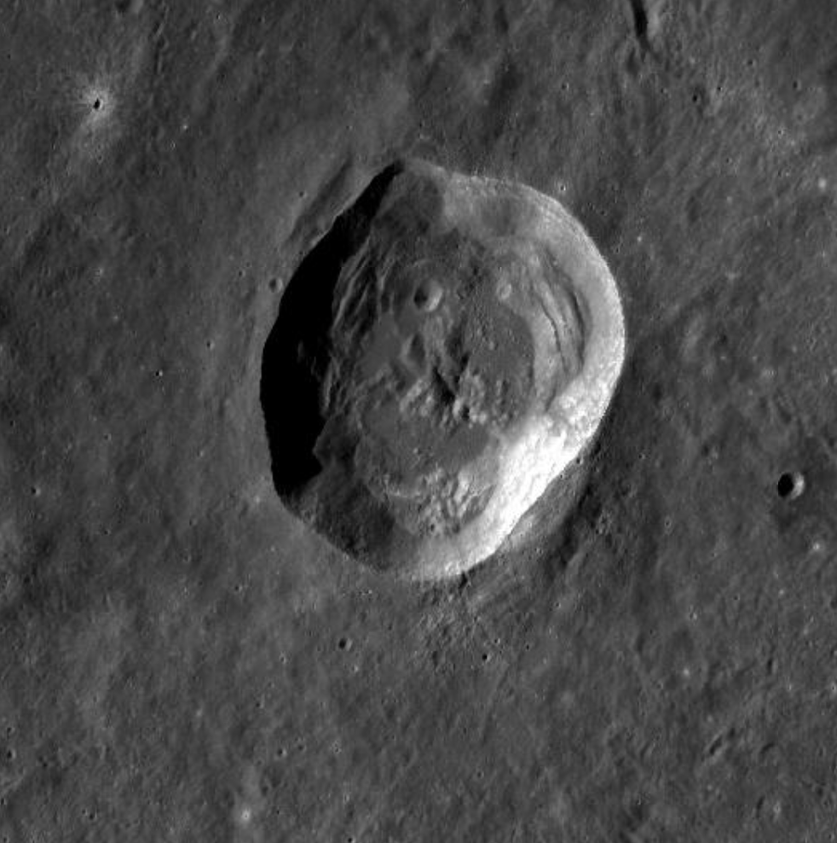
#> input picture moon_images/-10.985,29.739.png, 837 x 843 px, shrunk from 982 x 988 before the run; its folder holds only this picture in this run
$ python shadow_detector.py
#> lines starting #> are read from the running program, lines starting #| are printed output that depends on the picture; after the words box and inside, x2 and y2 are one past the last pixel; in counts of white or black regions, pixels touching at a corner belong together
import cv2
import numpy as np
import os
import matplotlib.pyplot as plt # Still useful for optional display of one image

def process_image_for_shadows(image_path,
                             method="adaptive",  # 'otsu', 'adaptive', or 'canny'
                             enhance_contrast=True,
                             dark_shadow_percentage=10,  # For darkness-based method
                             adaptive_block_size=51,  # For adaptive method
                             adaptive_constant=5,  # For adaptive method
                             apply_morphology=True,
                             morph_operation="close",  # 'open', 'close', 'dilate', 'erode'
                             morph_kernel_size=5,
                             morph_iterations=1):
    """
    Advanced shadow detection in crater images using various methods.

    Args:
        image_path (str): The path to the image file.
        method (str): Detection method ('otsu', 'adaptive', or 'canny')
        enhance_contrast (bool): Whether to enhance image contrast before thresholding
        dark_shadow_percentage (int): Percentage of darkest pixels to use as shadows (1-20 recommended)
        adaptive_block_size (int): Block size for adaptive thresholding (must be odd)
        adaptive_constant (int): Constant subtracted from mean in adaptive thresholding
        apply_morphology (bool): Whether to apply morphological operations to refine the mask
        morph_operation (str): Type of morphology operation ('open', 'close', 'dilate', 'erode')
        morph_kernel_size (int): Size of morphology kernel (must be odd)
        morph_iterations (int): Number of times to apply morphology operation

    Returns:
        A tuple (original_image_rgb, gray_image, shadow_mask, threshold_value, adaptive_threshold_value)
        or (None, None, None, None, None) if loading fails.
        The shadow_mask will have shadows as white (255) and background as black (0).
    """
#> called with image_path = 'moon_images/-10.985,29.739.png', method = 'canny', enhance_contrast = True, dark_shadow_percentage = 10, adaptive_block_size = 31, adaptive_constant = 3, apply_morphology = True, morph_operation = 'dilate'
    original_image_bgr = cv2.imread(image_path)
#> original_image_bgr is the input picture: shape (843, 837, 3); mean B, G, R 71.9, 71.9, 72

    if original_image_bgr is None:
        print(f"Warning: Could not read image at {image_path}")
        return None, None, None, None, None

    # Convert to grayscale
    gray_image = cv2.cvtColor(original_image_bgr, cv2.COLOR_BGR2GRAY)

    # Store the original for comparison
    gray_original = gray_image.copy()

    # Enhance contrast if requested
    if enhance_contrast:
        # CLAHE (Contrast Limited Adaptive Histogram Equalization)
        clahe = cv2.createCLAHE(clipLimit=2.0, tileGridSize=(8,8))
        gray_image = clahe.apply(gray_image)
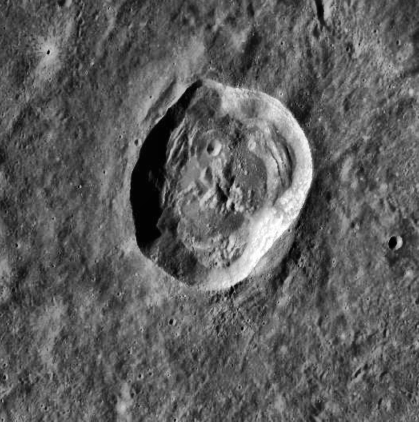
#> gray_image: shape (843, 837) (shown at 1/2 size); min 1, max 255, mean 92.9

    # Apply Gaussian blur to reduce noise
    gray_image = cv2.GaussianBlur(gray_image, (5, 5), 0)

    # Get Otsu threshold (mostly for reference/comparison)
    otsu_thresh_val, _ = cv2.threshold(gray_image, 0, 255, cv2.THRESH_BINARY_INV + cv2.THRESH_OTSU)
#> otsu_thresh_val = 102

    # Method 1: Basic Otsu thresholding
    if method == "otsu":
        _, shadow_mask = cv2.threshold(gray_image, 0, 255, cv2.THRESH_BINARY_INV + cv2.THRESH_OTSU)
        adaptive_thresh_val = otsu_thresh_val

    # Method 2: Adaptive thresholding (usually better for uneven lighting)
    elif method == "adaptive":
        # Ensure block size is odd
        if adaptive_block_size % 2 == 0:
            adaptive_block_size += 1

        shadow_mask = cv2.adaptiveThreshold(
            gray_image,
            255,
            cv2.ADAPTIVE_THRESH_GAUSSIAN_C,
            cv2.THRESH_BINARY_INV,
            adaptive_block_size,
            adaptive_constant
        )
        adaptive_thresh_val = adaptive_constant  # Not the actual threshold, just for reference

    # Method 3: Percentage-based dark pixel detection
    elif method == "darkness":
        # Sort pixels by intensity and take the darkest n%
        flat_gray = gray_image.flatten()
        threshold_index = int(len(flat_gray) * dark_shadow_percentage / 100)
        sorted_pixels = np.sort(flat_gray)
        if threshold_index >= len(sorted_pixels):
            threshold_index = len(sorted_pixels) - 1
        adaptive_thresh_val = sorted_pixels[threshold_index]

        _, shadow_mask = cv2.threshold(gray_image, adaptive_thresh_val, 255, cv2.THRESH_BINARY_INV)

    # Method 4: Edge detection (Canny) - useful for detecting shadow boundaries
    elif method == "canny":
        # Auto-calculate thresholds based on median of the image
        median_val = np.median(gray_image)
#> median_val = 89
        lower = int(max(0, (1.0 - 0.33) * median_val))
#> lower = 59
        upper = int(min(255, (1.0 + 0.33) * median_val))
#> upper = 118

        edges = cv2.Canny(gray_image, lower, upper)
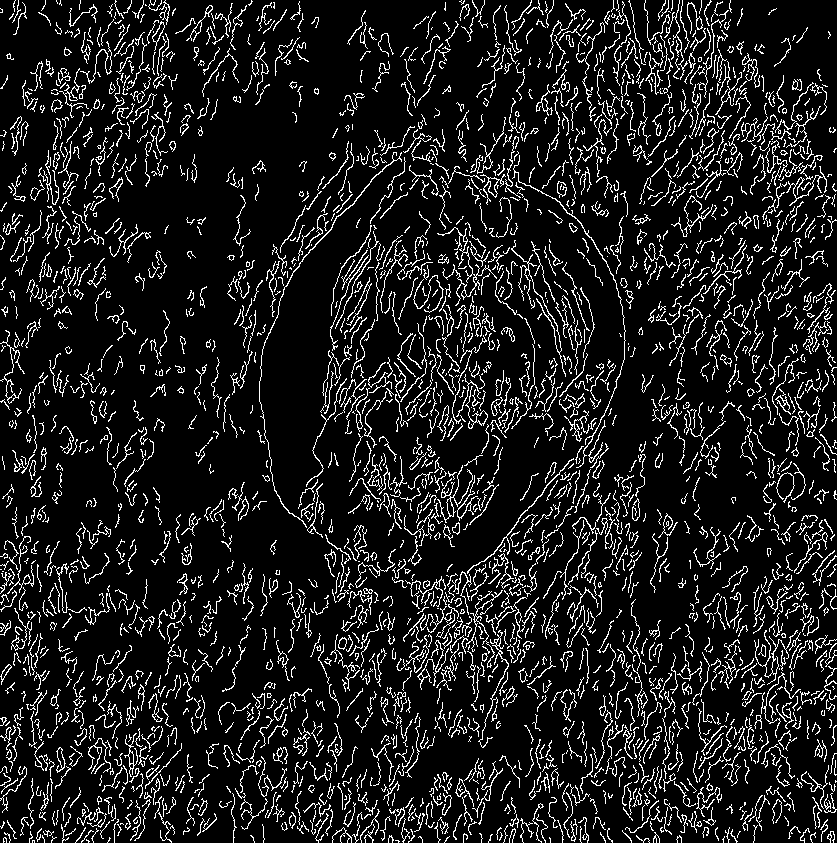
#> edges: shape (843, 837); 11.4% white in thin lines or dots
        # Dilate edges to connect components
        kernel = np.ones((3,3), np.uint8)
        dilated_edges = cv2.dilate(edges, kernel, iterations=2)
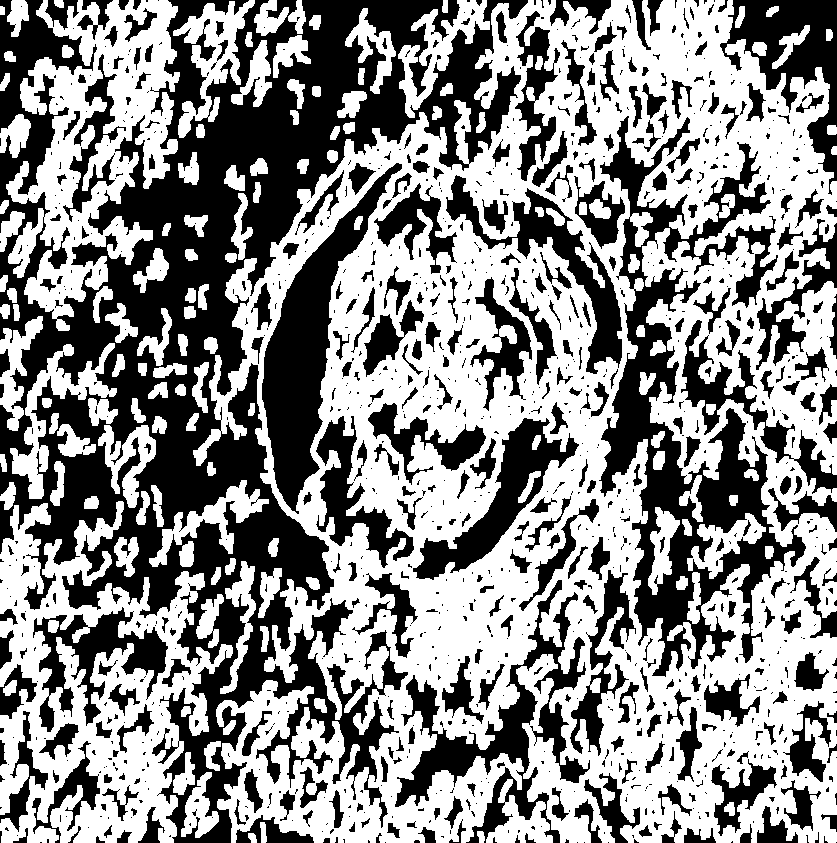
#> dilated_edges: shape (843, 837); 54.7% white; 1126 black regions (759 under 20 px)

        # Find contours and fill them
        contours, _ = cv2.findContours(dilated_edges, cv2.RETR_EXTERNAL, cv2.CHAIN_APPROX_SIMPLE)
#> contours = 110 contours; largest, box (x1, y1, x2, y2) and area: (193, 0, 837, 843) 397380, (0, 501, 233, 843) 43862, (6, 0, 180, 331) 28910, (173, 0, 255, 138) 3750, (10, 343, 117, 499) 3513
        shadow_mask = np.zeros_like(gray_image)
        for contour in contours:
            # Filter by contour area if needed
            area = cv2.contourArea(contour)
            if area > 100:  # Minimum area threshold
                cv2.drawContours(shadow_mask, [contour], 0, 255, -1)  # -1 means fill
#> this loop made 110 passes
#> area on passes 1 to 8: 54, 58.5, 90, 1678.5, 1137, 433.5, 243, 96
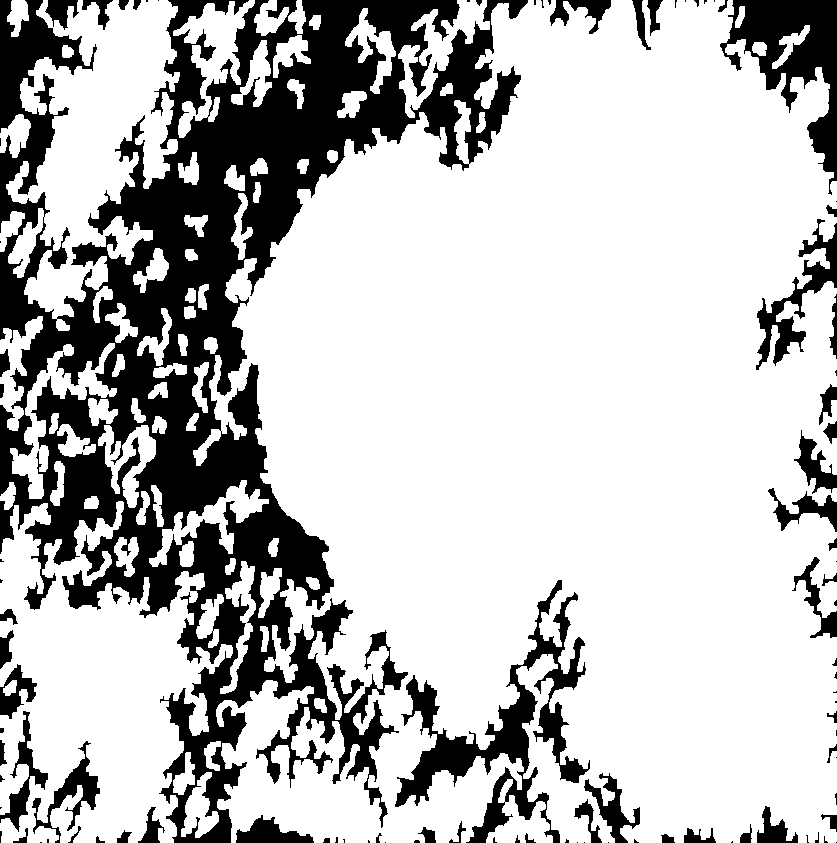
#> shadow_mask: shape (843, 837); 74.4% white; 99 black regions (46 under 20 px), largest, box (x1, y1, x2, y2) and area: (0, 0, 528, 843) 140312, (395, 580, 590, 843) 11861, (720, 0, 837, 195) 8649

        adaptive_thresh_val = 0  # Not applicable for this method

    else:  # Default to adaptive if invalid method
        print(f"Warning: Unknown method '{method}'. Using adaptive thresholding.")
        if adaptive_block_size % 2 == 0:
            adaptive_block_size += 1
        shadow_mask = cv2.adaptiveThreshold(
            gray_image, 255, cv2.ADAPTIVE_THRESH_GAUSSIAN_C,
            cv2.THRESH_BINARY_INV, adaptive_block_size, adaptive_constant
        )
        adaptive_thresh_val = adaptive_constant

    # Apply morphological operations if requested
    if apply_morphology:
        if morph_kernel_size % 2 == 0:
            morph_kernel_size += 1  # Ensure odd size

        kernel = np.ones((morph_kernel_size, morph_kernel_size), np.uint8)

        if morph_operation == "close":
            # Close operation fills small holes inside foreground objects
            shadow_mask = cv2.morphologyEx(shadow_mask, cv2.MORPH_CLOSE, kernel, iterations=morph_iterations)
        elif morph_operation == "open":
            # Open operation removes small noise
            shadow_mask = cv2.morphologyEx(shadow_mask, cv2.MORPH_OPEN, kernel, iterations=morph_iterations)
        elif morph_operation == "dilate":
            # Dilate expands white regions
            shadow_mask = cv2.dilate(shadow_mask, kernel, iterations=morph_iterations)
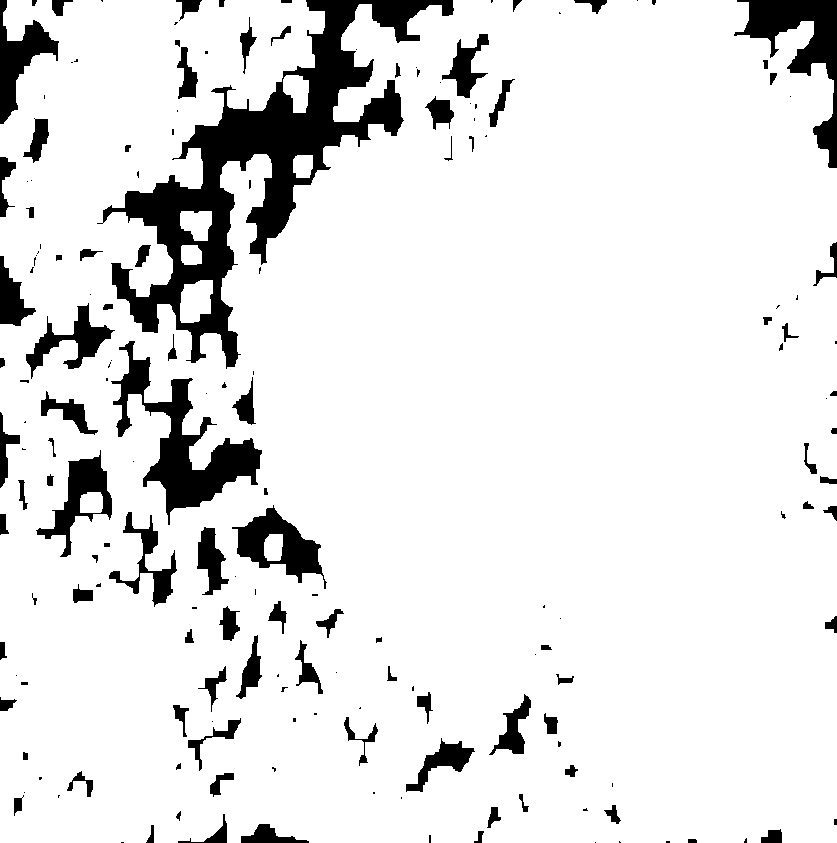
#> shadow_mask: shape (843, 837); 89.4% white; 179 black regions (79 under 20 px), largest, box (x1, y1, x2, y2) and area: (97, 0, 454, 369) 29030, (111, 341, 262, 525) 7716, (734, 0, 837, 168) 5305
        elif morph_operation == "erode":
            # Erode shrinks white regions
            shadow_mask = cv2.erode(shadow_mask, kernel, iterations=morph_iterations)

    # Convert original to RGB for display
    original_image_rgb = cv2.cvtColor(original_image_bgr, cv2.COLOR_BGR2RGB)

    return original_image_rgb, gray_original, shadow_mask, otsu_thresh_val, adaptive_thresh_val

def main():
    input_folder = "moon_images"
    # Changed output folder name to reflect new method
    output_folder = "moon_shadow_masks_adaptive"

    # --- Parameters ---
    # Choose the detection method:
    # 'adaptive': Uses adaptive thresholding (best for uneven lighting)
    # 'otsu': Uses Otsu's method (simpler but less effective for shadows)
    # 'darkness': Uses percentage of darkest pixels
    # 'canny': Uses edge detection and contour filling
    DETECTION_METHOD = "canny"

    # Enhance contrast before processing
    ENHANCE_CONTRAST = True

    # Parameters for adaptive thresholding
    ADAPTIVE_BLOCK_SIZE = 31  # Must be odd, larger values detect larger shadow regions
    ADAPTIVE_CONSTANT = 3     # Smaller values detect more shadows

    # Parameters for darkness-based method
    DARK_SHADOW_PERCENTAGE = 10  # Percentage of darkest pixels to consider as shadows

    # Apply morphological operations to clean up the mask
    APPLY_MORPHOLOGY = True
    MORPH_OPERATION = "dilate"   # 'dilate' expands shadow regions to connect nearby areas
    MORPH_KERNEL_SIZE = 5       # Size of the morphological kernel
    MORPH_ITERATIONS = 2        # Number of times to apply the operation
    # --- End Parameters ---

    if not os.path.isdir(input_folder):
        print(f"Error: Input folder '{input_folder}' not found.")
        return

    os.makedirs(output_folder, exist_ok=True)
    print(f"Output will be saved to '{output_folder}'.")
    print(f"Detection method: {DETECTION_METHOD}")
    if APPLY_MORPHOLOGY:
        print(f"Morphological {MORPH_OPERATION} will be applied with kernel={MORPH_KERNEL_SIZE}x{MORPH_KERNEL_SIZE}, iterations={MORPH_ITERATIONS}")
    else:
        print("Morphological post-processing is disabled.")

    processed_files_count = 0
    image_files = [f for f in os.listdir(input_folder) if os.path.isfile(os.path.join(input_folder, f))]

    if not image_files:
        print(f"No files found in '{input_folder}'.")
        return

    print(f"Found {len(image_files)} files in '{input_folder}'. Attempting to process images...")

    for filename in image_files:
        image_path = os.path.join(input_folder, filename)

        if filename.lower().endswith(('.png', '.jpg', '.jpeg', '.tif', '.tiff', '.bmp')):
            print(f"\nProcessing: {filename}...")

            original_image, gray_image, final_shadow_mask, otsu_t, adaptive_t = process_image_for_shadows(
                image_path,
                method=DETECTION_METHOD,
                enhance_contrast=ENHANCE_CONTRAST,
                dark_shadow_percentage=DARK_SHADOW_PERCENTAGE,
                adaptive_block_size=ADAPTIVE_BLOCK_SIZE,
                adaptive_constant=ADAPTIVE_CONSTANT,
                apply_morphology=APPLY_MORPHOLOGY,
                morph_operation=MORPH_OPERATION,
                morph_kernel_size=MORPH_KERNEL_SIZE,
                morph_iterations=MORPH_ITERATIONS
            )
#> otsu_t = 102; adaptive_t = 0

            if final_shadow_mask is not None:
                base, ext = os.path.splitext(filename)
                method_tag = f"_{DETECTION_METHOD}"
                morph_tag = f"_{MORPH_OPERATION}" if APPLY_MORPHOLOGY else ""
                output_filename = f"{base}_shadow_mask{method_tag}{morph_tag}{ext}"
                output_path = os.path.join(output_folder, output_filename)

                try:
                    cv2.imwrite(output_path, final_shadow_mask)
                    print(f"Successfully saved shadow mask to: {output_path}")
                    processed_files_count += 1

                    if processed_files_count == 2: # Display only the first one
                        plt.figure(figsize=(20, 5))

                        plt.subplot(1, 4, 1)
                        plt.imshow(original_image)
                        plt.title('Original Image')
                        plt.axis('off')

                        plt.subplot(1, 4, 2)
                        plt.imshow(gray_image, cmap='gray')
                        plt.title('Grayscale Image')
                        plt.axis('off')

                        # Show mask using Otsu's method for comparison
                        _, _, otsu_mask_for_display, _, _ = process_image_for_shadows(
                            image_path, method="otsu", enhance_contrast=False,
                            apply_morphology=False
                        )
                        if otsu_mask_for_display is not None:
                            plt.subplot(1, 4, 3)
                            plt.imshow(otsu_mask_for_display, cmap='gray')
                            plt.title(f"Otsu Mask (Thresh: {otsu_t:.0f})")
                            plt.axis('off')

                        plt.subplot(1, 4, 4)
                        plt.imshow(final_shadow_mask, cmap='gray')

                        if DETECTION_METHOD == "adaptive":
                            title = f"Adaptive Mask (B:{ADAPTIVE_BLOCK_SIZE}, C:{ADAPTIVE_CONSTANT})"
                        elif DETECTION_METHOD == "darkness":
                            title = f"Darkness Mask ({DARK_SHADOW_PERCENTAGE}% darkest)"
                        elif DETECTION_METHOD == "canny":
                            title = "Edge-based Mask"
                        else:
                            title = f"Final Mask (Method: {DETECTION_METHOD})"

                        if APPLY_MORPHOLOGY:
                            title += f" + {MORPH_OPERATION.capitalize()}"

                        plt.title(title)
                        plt.axis('off')

                        plt.suptitle(f'Example: {filename}', fontsize=16)
                        plt.tight_layout(rect=[0, 0, 1, 0.95])
                        plt.show()

                except Exception as e:
                    print(f"Error saving shadow mask for {filename}: {e}")
            else:
                print(f"Skipping {filename} due to processing error.")
        else:
            print(f"Skipping non-image file: {filename}")

    print(f"\nFinished processing. {processed_files_count} shadow masks saved in '{output_folder}'.")

if __name__ == '__main__':
    main()

$ run again, on moon_images/-17.3, 51.61.png
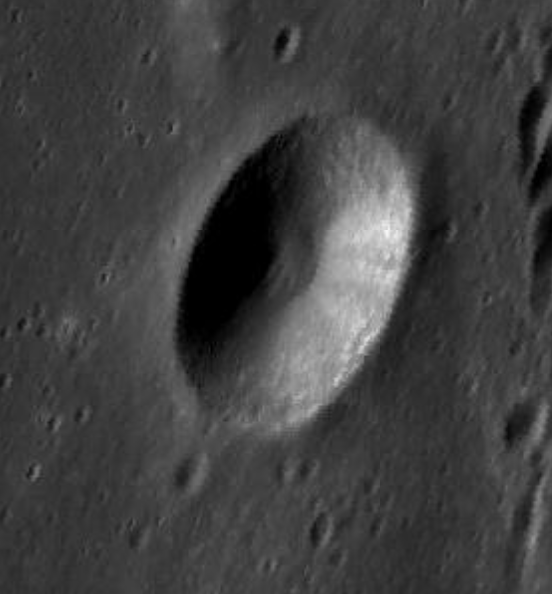
#> input picture moon_images/-17.3, 51.61.png, 552 x 594 px
#> in process_image_for_shadows, original_image_bgr is the input picture: shape (594, 552, 3); mean B, G, R 64.7, 64.7, 64.7
#> otsu_thresh_val = 101
#> median_val = 77
#> lower = 51
#> upper = 102
#> in process_image_for_shadows, `edges = cv2.Canny(gray_image, lower, upper)`:
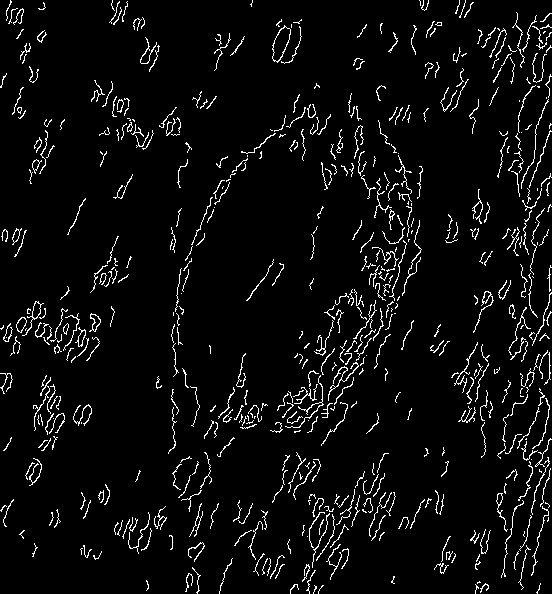
#> edges: shape (594, 552); 5% white in thin lines or dots
#> dilated_edges: shape (594, 552); 26.6% white; 124 white regions
#> contours = 124 contours; largest, box (x1, y1, x2, y2) and area: (268, 91, 424, 448) 15485, (475, 10, 552, 364) 10007, (494, 348, 552, 592) 7377, (288, 451, 398, 594) 5600, (169, 92, 333, 429) 3951
#> the loop in process_image_for_shadows, `for contour in contours:` made 124 passes
#> area on passes 1 to 8: 64.5, 202.5, 74, 66.5, 363, 214, 262.5, 98.5
#> in process_image_for_shadows, `shadow_mask = cv2.dilate(shadow_mask, kernel, iterations=morph_iterati..`:
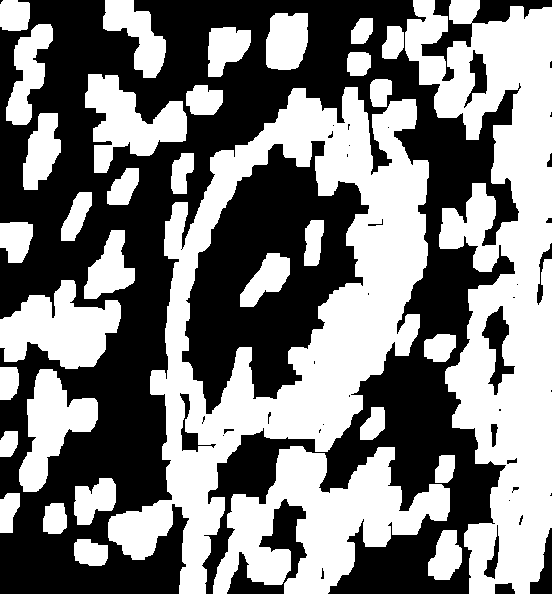
#> shadow_mask: shape (594, 552); 49.3% white; 34 white regions, largest, box (x1, y1, x2, y2) and area: (108, 87, 429, 594) 52524, (405, 0, 552, 594) 46237, (213, 446, 450, 594) 17495
#> otsu_t = 101; adaptive_t = 0
